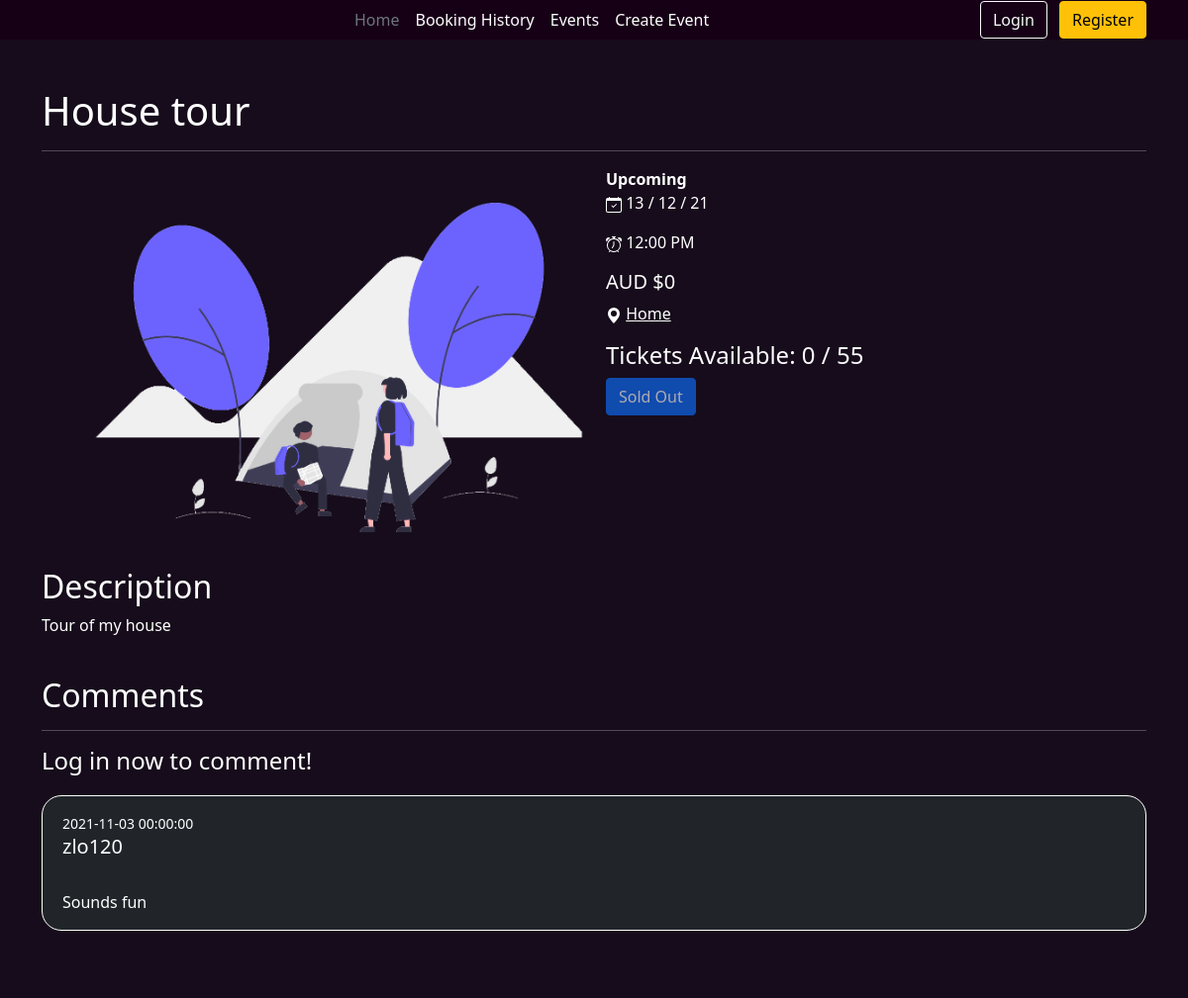
Page /event/view/1 on the earlier database version.
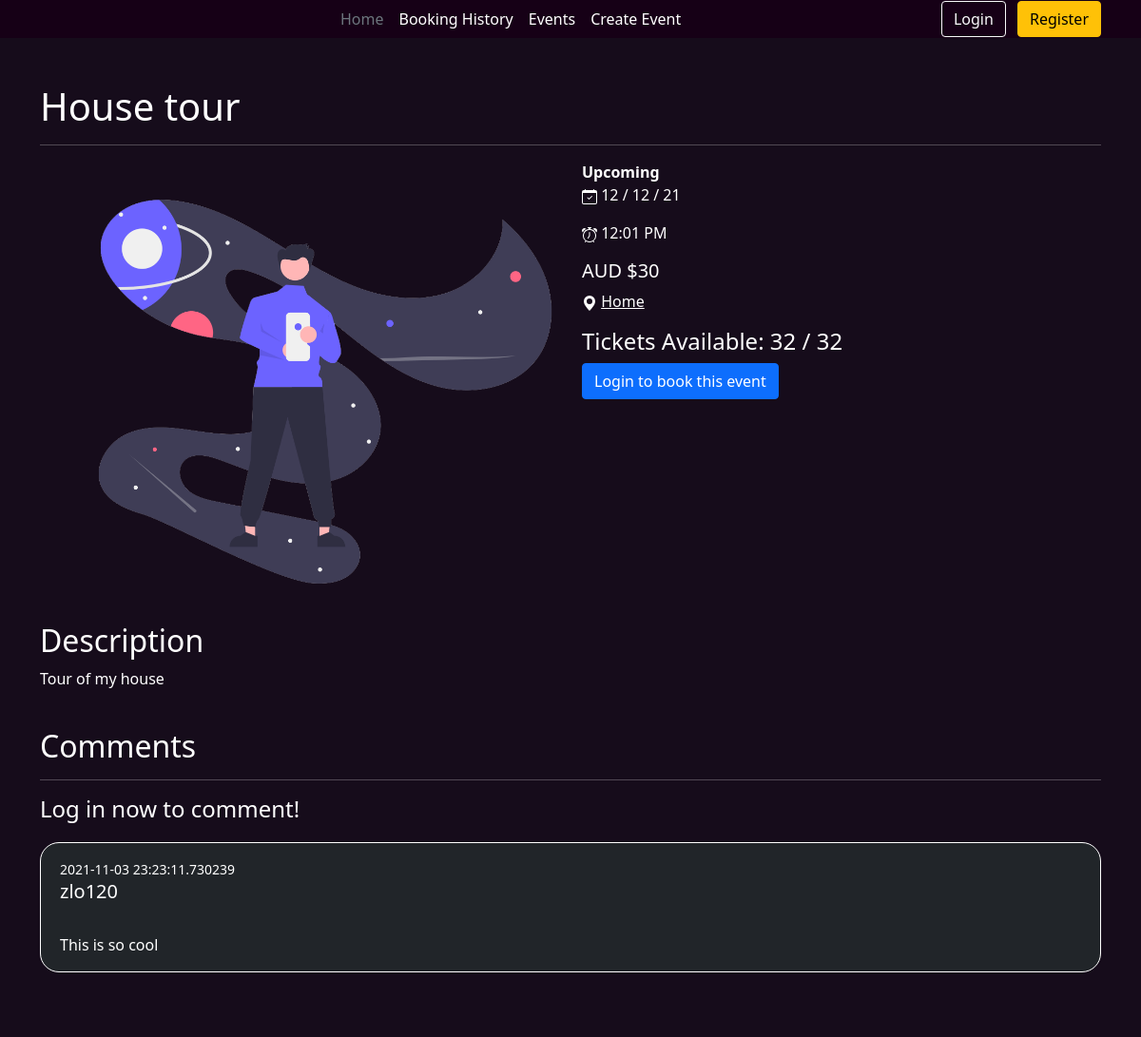
Same page on the later database version.
### website/models.py (models this page shows)
class Event(db.Model):
    __tablename__ = "events"
    EventID = db.Column(db.Integer, primary_key = True, nullable = False, autoincrement=True)
    Name = db.Column(db.String(256), nullable = False)
    Description = db.Column(db.String(256), nullable = False)
    Status = db.Column(db.String(256), nullable = False)
    DateTime = db.Column(db.DateTime, nullable = False)
    Cost = db.Column(db.Integer, nullable = False)
    Address = db.Column(db.String(256), nullable = False)
    AvailableTickets = db.Column(db.Integer, nullable = False)
    TotalTickets = db.Column(db.Integer, nullable = False)
    Image = db.Column(db.String(256), nullable = True)
    Username = db.Column(db.Integer, db.ForeignKey('users.Username'))
    CategoryID = db.Column(db.Integer, db.ForeignKey('categories.CategoryID'))
    Comments = db.relationship("Comment", backref="Event")
    Orders = db.relationship("Order", backref="Event")

class Comment(db.Model):
    __tablename__ = "comments"
    CommentID = db.Column(db.Integer, primary_key = True, nullable = False, autoincrement=True)
    Comment = db.Column(db.String(256), nullable = False)
    DateTime = db.Column(db.DateTime, default=datetime.now())
    Username = db.Column(db.Integer, db.ForeignKey('users.Username'))
    EventID = db.Column(db.Integer, db.ForeignKey('events.EventID'))

### website/event.py (the view, shortened to what this page needs)
@eventbp.route('/view/<int:id>', methods=['GET', 'POST'])
def view(id):
    event = Event.query.filter_by(EventID = id).first()
    form = CreateComment()
    if event is None:
        return abort(404)
    bookingForm = bookEvent(event)
    return render_template("event/view.html", event = event, form = form , bookingForm = bookingForm)

### website/forms.py (called while the page is built)
def bookEvent(event):
    class CreateBooking(FlaskForm):
        Amount = IntegerField("Number of Tickets", validators=[InputRequired(), NumberRange(min = 1, max = event.AvailableTickets)])
        Submit = SubmitField("Place order")
    return CreateBooking()

### website/templates/event/view.html (shortened to what this page needs)
{% extends "base.html" %}
{% block body %}
<div class="container">
  <div class="white event-content mt-5">
    <h1 class="mb-3" style="text-align: left;">{{event.Name}}</h1>
    <hr>
    <div class="row mb-4">
      <div class="col-6">
        <img width="600px" src="{{ url_for('static' , filename=event.Image) }}" alt="">
        <h2>Description</h2>
        <p>{{event.Description}}</p>
      </div>
      <div class="col-6">
        <strong>{{event.Status}}</strong>
        <p> {{event.DateTime.strftime('%d / %m / %y')}}</p>
        <p> {{event.DateTime.strftime('%I:%M %p')}}</p>
        <h5>AUD ${{event.Cost}}</h5>
        <p><svg xmlns="http://www.w3.org/2000/svg" width="16" height="16" fill="currentColor" class="bi bi-geo-alt-fill" viewBox="0 0 16 16">
            <path d="M8 16s6-5.686 6-10A6 6 0 0 0 2 6c0 4.314 6 10 6 10zm0-7a3 3 0 1 1 0-6 3 3 0 0 1 0 6z"/>
          </svg> <a style="color: white;" target="_blank" href="https://maps.google.com/?q={{event.Address}}">{{event.Address}}</a></p>
        <h4>Tickets Available: {{event.AvailableTickets}} / {{event.TotalTickets}}</h4>
        {% if event.AvailableTickets == 0 %}
        <button type="button" class="btn btn-primary" disabled>Sold Out</button>
        {% elif current_user.is_authenticated %}
        <button type="button" class="btn btn-primary" data-bs-toggle="modal" data-bs-target="#bookingModal">
          Purchase Tickets
        </button>
        {% else %}
        <a href="{{url_for('auth.login')}}" class="btn btn-primary">Login to book this event</a>
        {% endif %}
      </div>
    </div>
    <div class="comments">
      <h2>Comments</h2>
      <hr>
      {% if current_user.is_authenticated %}
      <form action="" method="POST">
        {{form.hidden_tag()}}
        <div class="form-group">
          {{form.Content(class="form-control")}}
          {{form.Submit(class="form-control mt-3 mb-5 btn btn-primary", style="width:25%")}}
        </div>
      </form>
      {%else%}
      <h4>Log in now to comment!</h4>
      {% endif %}
      {% if event.Comments | length < 1 %}
      <h4>There doesn't seem to be any comments yet...</h4>
      {% else %}
        {% for comment in event.Comments %}
        <div class="comment bg-dark" style="border-style: solid; border-width: thin; border-color: white;">
          <div class="comment-contents">
            <small>{{comment.DateTime}}</small>
              <h5 class="">{{comment.Username}}</h5><br>
              <p>{{comment.Comment}}</p>
          </div>
        </div>
        {% endfor %}
      {% endif %}
    </div>
</div>
</div>
{% endblock %}

### website/templates/base.html (shortened to what this page needs)
<!DOCTYPE html>
<html lang="en">
<head>
    <link href="https://cdn.jsdelivr.net/npm/bootstrap@5.1.0/dist/css/bootstrap.min.css" rel="stylesheet">
    <link rel="stylesheet" href="{{ url_for('static', filename='index.css') }}">
</head>
<body>
    <header>
        <div class="container">
            <div class="d-flex flex-wrap align-items-center justify-content-center justify-content-lg-start">
                <a href="/" class="d-flex align-items-center mb-2 mb-lg-0 text-white text-decoration-none">
                    <svg class="bi me-2" width="100%" height="32" role="img" aria-label="Bootstrap"><use xlink:href="/IM"/></svg>
                </a>
                <ul class="nav col-12 col-lg-auto me-lg-auto mb-2 justify-content-center mb-md-0">
                    <li><a href="{{url_for('main.index')}}" class="nav-link px-2 text-secondary">Home</a></li>
                    <li><a href="#" class="nav-link px-2 text-white">Booking History</a></li>
                    <li><a href="#" class="nav-link px-2 text-white">Events</a></li>
                    <li><a href="{{url_for('event.create')}}" class="nav-link px-2 text-white">Create Event</a></li>
                </ul>
                <div class="text-end">
                    {% if current_user.is_authenticated %}
                    <a class="btn btn-outline-light me-2" href="{{url_for('auth.logout')}}">Log Out</a>
                    {% else %}
                    <a class="btn btn-outline-light me-2" href="{{url_for('auth.login')}}">Login</a>
                    <a class="btn btn-warning" href="{{url_for('auth.register')}}">Register</a>
                    {% endif %}
                </div>
            </div>
        </div>
    </header>
    <body>
        {% block body %}{% endblock %}
    </body>
    <footer>
    </footer>
</body>
</html>

### website/static/index.css (style rules this page uses)
.white { color: white; }
.white p { color: white; }
h1, h2, h3, h4, h5, h6 { color: white; }
p { color: black; }
header { background-color: rgb(22, 0, 22); }
body { background-color: #160c1b; }
footer { background-color: #160c1b; padding-bottom: 3em; }
hr { border: 0; border-top: 1px solid white; }
.comments { text-align: left; }
.comment { border-radius: 20px; margin-top: 20px; margin-bottom: 20px; }
.comment-contents { padding-left: 20px; padding-top: 15px; }

Differences in the rows shown:
changed Event "House tour": Image: a different picture; DateTime "13 / 12 / 21" → "12 / 12 / 21"; DateTime "12:00 PM" → "12:01 PM"; Cost "0" → "30"; AvailableTickets "0" → "32"; TotalTickets "55" → "32"
changed Comment "zlo120": DateTime "2021-11-03 00:00:00" → "2021-11-03 23:23:11.730239"; Comment "Sounds fun" → "This is so cool"
Other differences:
text no longer shown: "Sold Out"
text now shown: "Login to book this event"
